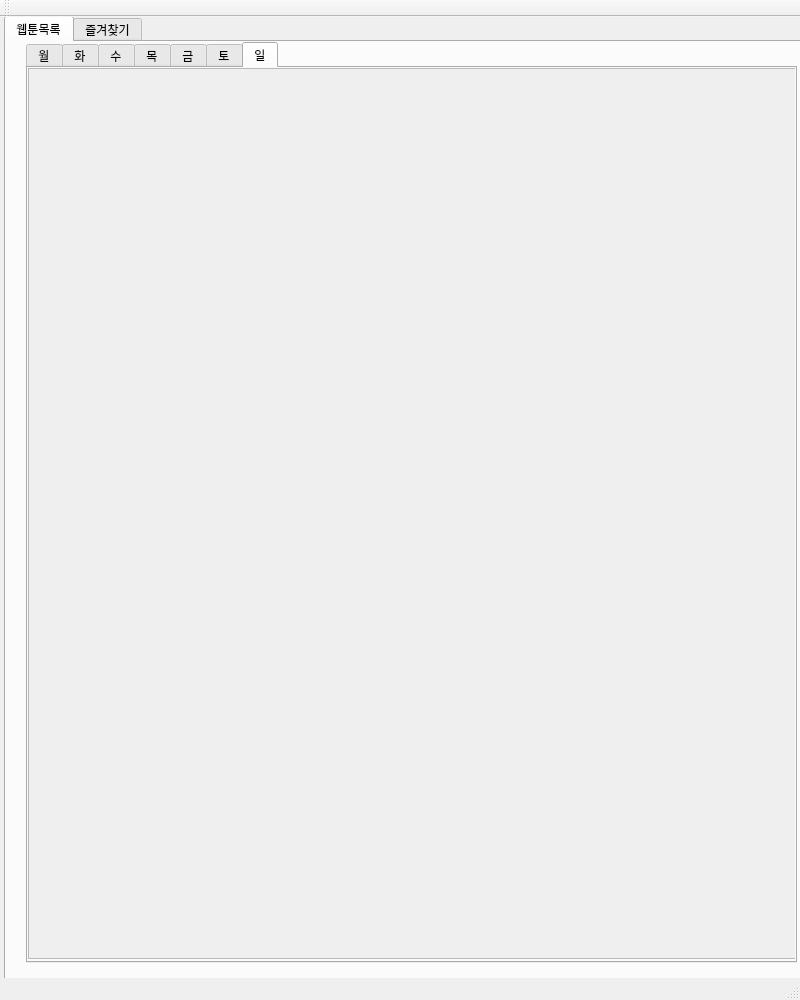
<?xml version="1.0" encoding="UTF-8"?>
<ui version="4.0">
 <class>MainWindow</class>
 <widget class="QMainWindow" name="MainWindow">
  <property name="geometry">
   <rect>
    <x>0</x>
    <y>0</y>
    <width>800</width>
    <height>1000</height>
   </rect>
  </property>
  <property name="windowTitle">
   <string>MainWindow</string>
  </property>
  <widget class="QWidget" name="centralWidget">
   <widget class="QTabWidget" name="tabWidget">
    <property name="geometry">
     <rect>
      <x>4</x>
      <y>-1</y>
      <width>800</width>
      <height>1000</height>
     </rect>
    </property>
    <property name="currentIndex">
     <number>0</number>
    </property>
    <widget class="QWidget" name="list">
     <property name="toolTip">
      <string>&lt;html&gt;&lt;head/&gt;&lt;body&gt;&lt;p&gt;&lt;br/&gt;&lt;/p&gt;&lt;/body&gt;&lt;/html&gt;</string>
     </property>
     <attribute name="title">
      <string>웹툰목록</string>
     </attribute>
     <widget class="QTabWidget" name="tabWidget_2">
      <property name="geometry">
       <rect>
        <x>20</x>
        <y>0</y>
        <width>771</width>
        <height>921</height>
       </rect>
      </property>
      <property name="currentIndex">
       <number>6</number>
      </property>
      <widget class="QWidget" name="mon">
       <attribute name="title">
        <string>월</string>
       </attribute>
       <widget class="QScrollArea" name="mon_scroll">
        <property name="geometry">
         <rect>
          <x>0</x>
          <y>0</y>
          <width>761</width>
          <height>881</height>
         </rect>
        </property>
        <property name="widgetResizable">
         <bool>true</bool>
        </property>
        <widget class="QWidget" name="mon_scroll_layout">
         <property name="geometry">
          <rect>
           <x>0</x>
           <y>0</y>
           <width>759</width>
           <height>879</height>
          </rect>
         </property>
        </widget>
       </widget>
      </widget>
      <widget class="QWidget" name="tue">
       <attribute name="title">
        <string>화</string>
       </attribute>
       <widget class="QScrollArea" name="tue_scroll">
        <property name="geometry">
         <rect>
          <x>0</x>
          <y>0</y>
          <width>771</width>
          <height>891</height>
         </rect>
        </property>
        <property name="widgetResizable">
         <bool>true</bool>
        </property>
        <widget class="QWidget" name="scrollAreaWidgetContents_2">
         <property name="geometry">
          <rect>
           <x>0</x>
           <y>0</y>
           <width>769</width>
           <height>889</height>
          </rect>
         </property>
        </widget>
       </widget>
      </widget>
      <widget class="QWidget" name="wed">
       <attribute name="title">
        <string>수</string>
       </attribute>
       <widget class="QScrollArea" name="wed_scroll">
        <property name="geometry">
         <rect>
          <x>0</x>
          <y>0</y>
          <width>771</width>
          <height>891</height>
         </rect>
        </property>
        <property name="widgetResizable">
         <bool>true</bool>
        </property>
        <widget class="QWidget" name="scrollAreaWidgetContents_3">
         <property name="geometry">
          <rect>
           <x>0</x>
           <y>0</y>
           <width>769</width>
           <height>889</height>
          </rect>
         </property>
        </widget>
       </widget>
      </widget>
      <widget class="QWidget" name="thu">
       <attribute name="title">
        <string>목</string>
       </attribute>
       <widget class="QScrollArea" name="thu_scroll">
        <property name="geometry">
         <rect>
          <x>0</x>
          <y>0</y>
          <width>771</width>
          <height>891</height>
         </rect>
        </property>
        <property name="widgetResizable">
         <bool>true</bool>
        </property>
        <widget class="QWidget" name="scrollAreaWidgetContents_4">
         <property name="geometry">
          <rect>
           <x>0</x>
           <y>0</y>
           <width>769</width>
           <height>889</height>
          </rect>
         </property>
        </widget>
       </widget>
      </widget>
      <widget class="QWidget" name="fri">
       <attribute name="title">
        <string>금</string>
       </attribute>
       <widget class="QScrollArea" name="fri_scroll">
        <property name="geometry">
         <rect>
          <x>0</x>
          <y>0</y>
          <width>771</width>
          <height>891</height>
         </rect>
        </property>
        <property name="widgetResizable">
         <bool>true</bool>
        </property>
        <widget class="QWidget" name="scrollAreaWidgetContents_5">
         <property name="geometry">
          <rect>
           <x>0</x>
           <y>0</y>
           <width>769</width>
           <height>889</height>
          </rect>
         </property>
        </widget>
       </widget>
      </widget>
      <widget class="QWidget" name="sat">
       <attribute name="title">
        <string>토</string>
       </attribute>
       <widget class="QScrollArea" name="sat_scroll">
        <property name="geometry">
         <rect>
          <x>0</x>
          <y>0</y>
          <width>771</width>
          <height>891</height>
         </rect>
        </property>
        <property name="widgetResizable">
         <bool>true</bool>
        </property>
        <widget class="QWidget" name="scrollAreaWidgetContents_6">
         <property name="geometry">
          <rect>
           <x>0</x>
           <y>0</y>
           <width>769</width>
           <height>889</height>
          </rect>
         </property>
        </widget>
       </widget>
      </widget>
      <widget class="QWidget" name="sun">
       <attribute name="title">
        <string>일</string>
       </attribute>
       <widget class="QScrollArea" name="sun_scroll">
        <property name="geometry">
         <rect>
          <x>0</x>
          <y>0</y>
          <width>771</width>
          <height>891</height>
         </rect>
        </property>
        <property name="widgetResizable">
         <bool>true</bool>
        </property>
        <widget class="QWidget" name="scrollAreaWidgetContents_7">
         <property name="geometry">
          <rect>
           <x>0</x>
           <y>0</y>
           <width>769</width>
           <height>889</height>
          </rect>
         </property>
        </widget>
       </widget>
      </widget>
     </widget>
    </widget>
    <widget class="QWidget" name="favorite">
     <attribute name="title">
      <string>즐겨찾기</string>
     </attribute>
     <widget class="QWidget" name="verticalLayoutWidget_8">
      <property name="geometry">
       <rect>
        <x>0</x>
        <y>0</y>
        <width>791</width>
        <height>911</height>
       </rect>
      </property>
      <layout class="QVBoxLayout" name="fav_layout"/>
     </widget>
    </widget>
   </widget>
  </widget>
  <widget class="QMenuBar" name="menuBar">
   <property name="geometry">
    <rect>
     <x>0</x>
     <y>0</y>
     <width>800</width>
     <height>26</height>
    </rect>
   </property>
  </widget>
  <widget class="QToolBar" name="mainToolBar">
   <attribute name="toolBarArea">
    <enum>TopToolBarArea</enum>
   </attribute>
   <attribute name="toolBarBreak">
    <bool>false</bool>
   </attribute>
  </widget>
  <widget class="QStatusBar" name="statusBar"/>
 </widget>
 <layoutdefault spacing="6" margin="11"/>
 <resources/>
 <connections/>
</ui>
